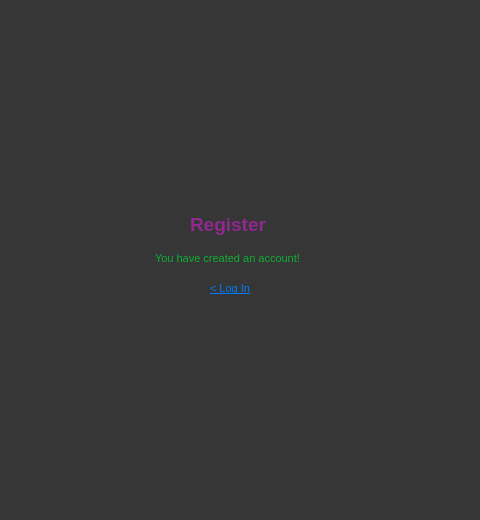
<?xml version="1.0" encoding="UTF-8"?>
<ui version="4.0">
 <class>Dialog</class>
 <widget class="QDialog" name="Dialog">
  <property name="geometry">
   <rect>
    <x>0</x>
    <y>0</y>
    <width>480</width>
    <height>520</height>
   </rect>
  </property>
  <property name="windowTitle">
   <string>Dialog</string>
  </property>
  <property name="styleSheet">
   <string notr="true">background-color: rgb(54, 54, 54);</string>
  </property>
  <widget class="QLabel" name="label">
   <property name="geometry">
    <rect>
     <x>40</x>
     <y>100</y>
     <width>400</width>
     <height>100</height>
    </rect>
   </property>
   <property name="text">
    <string/>
   </property>
   <property name="pixmap">
    <pixmap>../../Downloads/lgo.png</pixmap>
   </property>
  </widget>
  <widget class="QLabel" name="label_3">
   <property name="geometry">
    <rect>
     <x>190</x>
     <y>210</y>
     <width>100</width>
     <height>30</height>
    </rect>
   </property>
   <property name="text">
    <string>&lt;html&gt;&lt;head/&gt;&lt;body&gt;&lt;p&gt;&lt;span style=&quot; font-size:14pt; font-weight:600; color:#8f298d;&quot;&gt;Register&lt;/span&gt;&lt;/p&gt;&lt;/body&gt;&lt;/html&gt;</string>
   </property>
  </widget>
  <widget class="QLabel" name="label_4">
   <property name="geometry">
    <rect>
     <x>155</x>
     <y>250</y>
     <width>170</width>
     <height>17</height>
    </rect>
   </property>
   <property name="styleSheet">
    <string notr="true">color: rgb(255, 0, 4);
 font-size: 8pt;</string>
   </property>
   <property name="text">
    <string>&lt;html&gt;&lt;head/&gt;&lt;body&gt;&lt;p&gt;&lt;span style=&quot; color:#0fad34;&quot;&gt;You have created an account!&lt;/span&gt;&lt;/p&gt;&lt;/body&gt;&lt;/html&gt;</string>
   </property>
  </widget>
  <widget class="QPushButton" name="Login">
   <property name="geometry">
    <rect>
     <x>210</x>
     <y>280</y>
     <width>60</width>
     <height>16</height>
    </rect>
   </property>
   <property name="styleSheet">
    <string notr="true">QPushButton#Login {
    background-color: transparent; /* Keep this */
    border: none;                /* Keep this */
    color: #007bff;
    text-decoration: underline;
    font-size: 8pt;
    text-align: left;
    /* This next line is often the magic bullet for stubborn backgrounds */
    qproperty-flat: true; /* This explicitly sets the flat property via stylesheet */
}

QPushButton#Login:hover {
    color: #0056b3;
    text-decoration: underline;
}</string>
   </property>
   <property name="text">
    <string>&lt; Log In</string>
   </property>
  </widget>
 </widget>
 <resources/>
 <connections/>
</ui>
